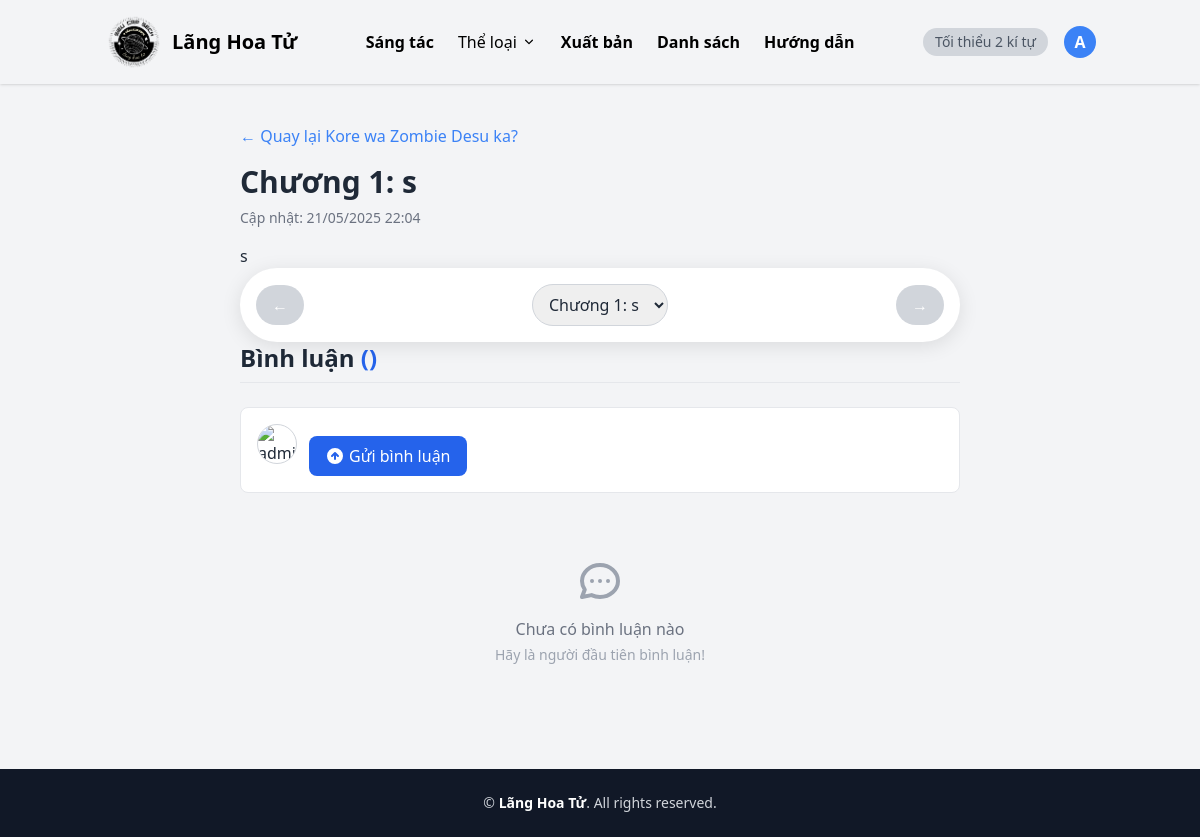
/novels/1/chapter/3/ (signed in), run on the app's committed database.
### users/models.py (models this page shows, shortened)
class User(AbstractUser):
    avatar = models.ImageField(upload_to='avatars/', null=True, blank=True)
    bio = models.TextField(blank=True)
    is_author = models.BooleanField(default=False)

### novels/models.py (models this page shows, shortened)
class Novel(models.Model):
    STATUS_CHOICES = [
        ('ongoing', 'Đang tiến hành'),
        ('completed', 'Hoàn thành'),
    ]
    title = models.CharField(max_length=255)
    description = models.TextField(blank=True)
    author = models.CharField(max_length=255, blank=True)
    cover_image = models.ImageField(upload_to='uploads/covers/', blank=True, null=True)
    status = models.CharField(max_length=10, choices=STATUS_CHOICES, default='ongoing')
    genres = models.ManyToManyField(Genre, related_name='novels')
    uploaded_by = models.ForeignKey(settings.AUTH_USER_MODEL, on_delete=models.CASCADE, related_name='uploaded_novels', null=True)
    created_at = models.DateTimeField(auto_now_add=True)
    updated_at = models.DateTimeField(auto_now=True)

class Chapter(models.Model):
    novel = models.ForeignKey(Novel, on_delete=models.CASCADE, related_name='chapters')
    title = models.CharField(max_length=255)
    content = models.TextField()
    chapter_number = models.PositiveIntegerField(default=1)
    created_at = models.DateTimeField(auto_now_add=True)
    class Meta:
        ordering = ['chapter_number']

### novels/views.py (the view)
# urls.py: path('<int:novel_id>/chapter/<int:chapter_id>/', views.chapter_detail, name='chapter_detail'),
def chapter_detail(request, novel_id, chapter_id):
    novel = get_object_or_404(Novel, id=novel_id)
    chapter = get_object_or_404(Chapter, id=chapter_id, novel=novel)
    prev_chapter = Chapter.objects.filter(
        novel=novel, chapter_number__lt=chapter.chapter_number
    ).order_by('-chapter_number').first()
    next_chapter = Chapter.objects.filter(
        novel=novel, chapter_number__gt=chapter.chapter_number
    ).order_by('chapter_number').first()
    return render(request, 'novels/chapter_detail.html', {
        'novel': novel,
        'chapter': chapter,
        'prev_chapter': prev_chapter,
        'next_chapter': next_chapter,
    })

### novels/context_processors.py (called while the page is built)
def genres_processor(request):
    return {'genres': Genre.objects.all()}

### templates/novels/chapter_detail.html (shortened to what this page needs)
{% extends 'index.html' %}
{% block content %}
<div class="max-w-3xl mx-auto p-6">
  <a href="{% url 'novels:novel_detail' novel.id %}" class="text-blue-500 hover:underline mb-4 block">&larr; Quay lại {{ novel.title }}</a>
  <h1 class="text-3xl font-bold mb-2">Chương {{ chapter.chapter_number }}: {{ chapter.title }}</h1>
  <p class="text-sm text-gray-500 mb-4">Cập nhật: {{ chapter.created_at|date:"d/m/Y H:i" }}</p>
  <div class="prose max-w-full">
    {{ chapter.content|linebreaks }}
  </div>
  <div id="chapter-nav" class="sticky-nav">
    {% if prev_chapter %}
      <a href="{% url 'novels:chapter_detail' novel.id prev_chapter.id %}" class="nav-item bg-blue-500 text-white px-4 py-2 rounded hover:bg-blue-600">&larr;</a>
    {% else %}
      <button class="nav-item bg-gray-300 text-white px-4 py-2 rounded" disabled>&larr;</button>
    {% endif %}
    <form method="get" onchange="if(this.value) window.location.href=this.value;">
      <select class="border border-gray-300 rounded-full px-3 py-2" name="chapter">
        {% for ch in novel.chapters.all %}
          <option value="{% url 'novels:chapter_detail' novel.id ch.id %}" {% if ch.id == chapter.id %}selected{% endif %}>
            Chương {{ ch.chapter_number }}: {{ ch.title|truncatechars:40 }}
          </option>
        {% endfor %}
      </select>
    </form>
    {% if next_chapter %}
      <a href="{% url 'novels:chapter_detail' novel.id next_chapter.id %}" class="nav-item bg-blue-500 text-white px-4 py-2 rounded hover:bg-blue-600">&rarr;</a>
    {% else %}
      <button class="nav-item bg-gray-300 text-white px-4 py-2 rounded" disabled>&rarr;</button>
    {% endif %}
  </div>
  {% include 'comments/comment_section.html' %}
</div>
{% endblock %}

### templates/partials/header.html (shortened to what this page needs)
<nav class="bg-gray-100 text-black shadow" x-data="{ open: false, categoryOpen: false, userMenu: false }">
    <div class="container mx-auto px-4 py-3 flex items-center justify-between">
        <a href="{% url 'novels:novel_list' %}" class="text-xl font-semibold flex items-center gap-2">
            <img src="../../static/langhoatu.png" alt="" width="60">
        <span>Lãng Hoa Tử</span>
        </a>
        <div class="hidden lg:flex items-center gap-6">
            <a href="#" class="font-semibold hover:underline">Sáng tác</a>
            <div class="relative" x-data="{ categoryOpen: false }">
                <button @click="categoryOpen = !categoryOpen" class="flex items-center gap-1 hover:text-blue-600 transition">
                    Thể loại
                    <svg class="w-4 h-4" fill="currentColor" viewBox="0 0 20 20">
                    <path fill-rule="evenodd"
                        d="M5.23 7.21a.75.75 0 011.06.02L10 10.94l3.71-3.71a.75.75 0 111.06 1.06l-4.24 4.24a.75.75 0 01-1.06 0L5.23 8.29a.75.75 0 01.02-1.06z"
                        clip-rule="evenodd" />
                    </svg>
                </button>
            </div>
            <a href="#" class="font-semibold hover:underline">Xuất bản</a>
            <a href="#" class="font-semibold hover:underline">Danh sách</a>
            <a href="#" class="font-semibold hover:underline">Hướng dẫn</a>
        </div>
        <div class="flex items-center gap-4">
            <div class="bg-gray-300 rounded-full px-3 py-1 text-sm text-gray-600">
                Tối thiểu 2 kí tự
            </div>
            <div class="relative" x-data="{ userMenu: false }">
                <button @click="userMenu = !userMenu" class="focus:outline-none">
                    {% if user.is_authenticated %}
                        {% if user.avatar %}
                            <img src="{{ user.avatar.url }}" alt="avatar" class="w-8 h-8 rounded-full object-cover">
                        {% else %}
                            <div class="w-8 h-8 bg-blue-500 rounded-full flex items-center justify-center font-bold text-white uppercase">
                                {{ user.username|first }}
                            </div>
                        {% endif %}
                    {% endif %}
                </button>
            </div>
        </div>
    </div>
</nav>

### templates/novels/chapter_detail.html (style rules this page uses)
.sticky-nav { position: sticky; bottom: 20px; background: white; padding: 1rem; box-shadow: 0 4px 20px rgba(0,0,0,0.1); border-radius: 9999px; display: flex; justify-content: space-between; align-items: center; transition: transform 0.3s ease, opacity 0.3s ease; z-index: 50; }
.nav-item { border-radius: 9999px; min-width: 40px; text-align: center; }

### data on the page
User: username|first "A"
Novel: title "Kore wa Zombie Desu ka?"
Chapter: chapter_number "1", title "s", created_at "21/05/2025 22:04", content "s"
